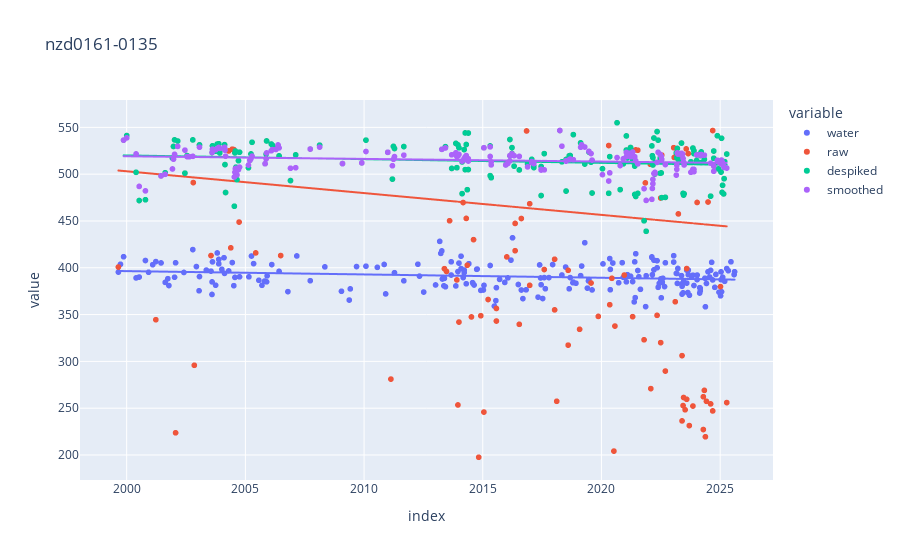

Notebook cell for this chart:
### Code cell
from coastsat import SDS_transects

def despike(chainage, threshold=40):
    chainage = chainage.dropna()
    if len(chainage) < 5:
        return chainage
    chainage, dates = SDS_transects.identify_outliers(
        chainage.tolist(), chainage.index.tolist(), threshold
    )
    return pd.Series(chainage, index=dates)

despiked = despike(veg)
smoothed = despiked.rolling("180d", min_periods=1).mean()
df = pd.DataFrame({"water": water, "raw": veg, "despiked": despiked, "smoothed": smoothed})
px.scatter(df, trendline="ols", title=transect_id)

### Figure 1 — Plotly figure (JSON) as saved in the notebook; plotly's stock layout.template omitted (floating-point values rounded to 4 significant figures; data arrays with more than 128 entries replaced by an {"elided": "..."} marker saying what was removed)
{"data": [{"hovertemplate": "variable=water<br>index=%{x}<br>value=%{y}<extra></extra>", "legendgroup": "water", "marker": {"color": "#636efa", "symbol": "circle"}, "mode": "markers", "name": "water", "showlegend": true, "type": "scattergl", "x": {"elided": "743 str values"}, "xaxis": "x", "y": {"elided": "743 float values"}, "yaxis": "y"}, {"hovertemplate": "<b>OLS trendline</b><br>value = -1.12475e-08 * index + 407.094<br>R<sup>2</sup>=0.043544<br><br>variable=water<br>index=%{x}<br>value=%{y} <b>(trend)</b><extra></extra>", "legendgroup": "water", "marker": {"color": "#636efa", "symbol": "circle"}, "mode": "lines", "name": "water", "showlegend": false, "type": "scattergl", "x": {"elided": "216 str values"}, "xaxis": "x", "y": {"elided": "216 float values"}, "yaxis": "y"}, {"hovertemplate": "variable=raw<br>index=%{x}<br>value=%{y}<extra></extra>", "legendgroup": "raw", "marker": {"color": "#EF553B", "symbol": "circle"}, "mode": "markers", "name": "raw", "showlegend": true, "type": "scattergl", "x": {"elided": "743 str values"}, "xaxis": "x", "y": {"elided": "743 float values"}, "yaxis": "y"}, {"hovertemplate": "<b>OLS trendline</b><br>value = -7.37844e-08 * index + 572.928<br>R<sup>2</sup>=0.039527<br><br>variable=raw<br>index=%{x}<br>value=%{y} <b>(trend)</b><extra></extra>", "legendgroup": "raw", "marker": {"color": "#EF553B", "symbol": "circle"}, "mode": "lines", "name": "raw", "showlegend": false, "type": "scattergl", "x": {"elided": "266 str values"}, "xaxis": "x", "y": {"elided": "266 float values"}, "yaxis": "y"}, {"hovertemplate": "variable=despiked<br>index=%{x}<br>value=%{y}<extra></extra>", "legendgroup": "despiked", "marker": {"color": "#00cc96", "symbol": "circle"}, "mode": "markers", "name": "despiked", "showlegend": true, "type": "scattergl", "x": {"elided": "743 str values"}, "xaxis": "x", "y": {"elided": "743 float values"}, "yaxis": "y"}, {"hovertemplate": "<b>OLS trendline</b><br>value = -1.24985e-08 * index + 531.81<br>R<sup>2</sup>=0.024239<br><br>variable=despiked<br>index=%{x}<br>value=%{y} <b>(trend)</b><extra></extra>", "legendgroup": "despiked", "marker": {"color": "#00cc96", "symbol": "circle"}, "mode": "lines", "name": "despiked", "showlegend": false, "type": "scattergl", "x": {"elided": "173 str values"}, "xaxis": "x", "y": {"elided": "173 float values"}, "yaxis": "y"}, {"hovertemplate": "variable=smoothed<br>index=%{x}<br>value=%{y}<extra></extra>", "legendgroup": "smoothed", "marker": {"color": "#ab63fa", "symbol": "circle"}, "mode": "markers", "name": "smoothed", "showlegend": true, "type": "scattergl", "x": {"elided": "743 str values"}, "xaxis": "x", "y": {"elided": "743 float values"}, "yaxis": "y"}, {"hovertemplate": "<b>OLS trendline</b><br>value = -8.93731e-09 * index + 527.582<br>R<sup>2</sup>=0.039037<br><br>variable=smoothed<br>index=%{x}<br>value=%{y} <b>(trend)</b><extra></extra>", "legendgroup": "smoothed", "marker": {"color": "#ab63fa", "symbol": "circle"}, "mode": "lines", "name": "smoothed", "showlegend": false, "type": "scattergl", "x": {"elided": "173 str values"}, "xaxis": "x", "y": {"elided": "173 float values"}, "yaxis": "y"}], "layout": {"legend": {"title": {"text": "variable"}, "tracegroupgap": 0}, "title": {"text": "nzd0161-0135"}, "xaxis": {"anchor": "y", "domain": [0, 1], "title": {"text": "index"}}, "yaxis": {"anchor": "x", "domain": [0, 1], "title": {"text": "value"}}}}
